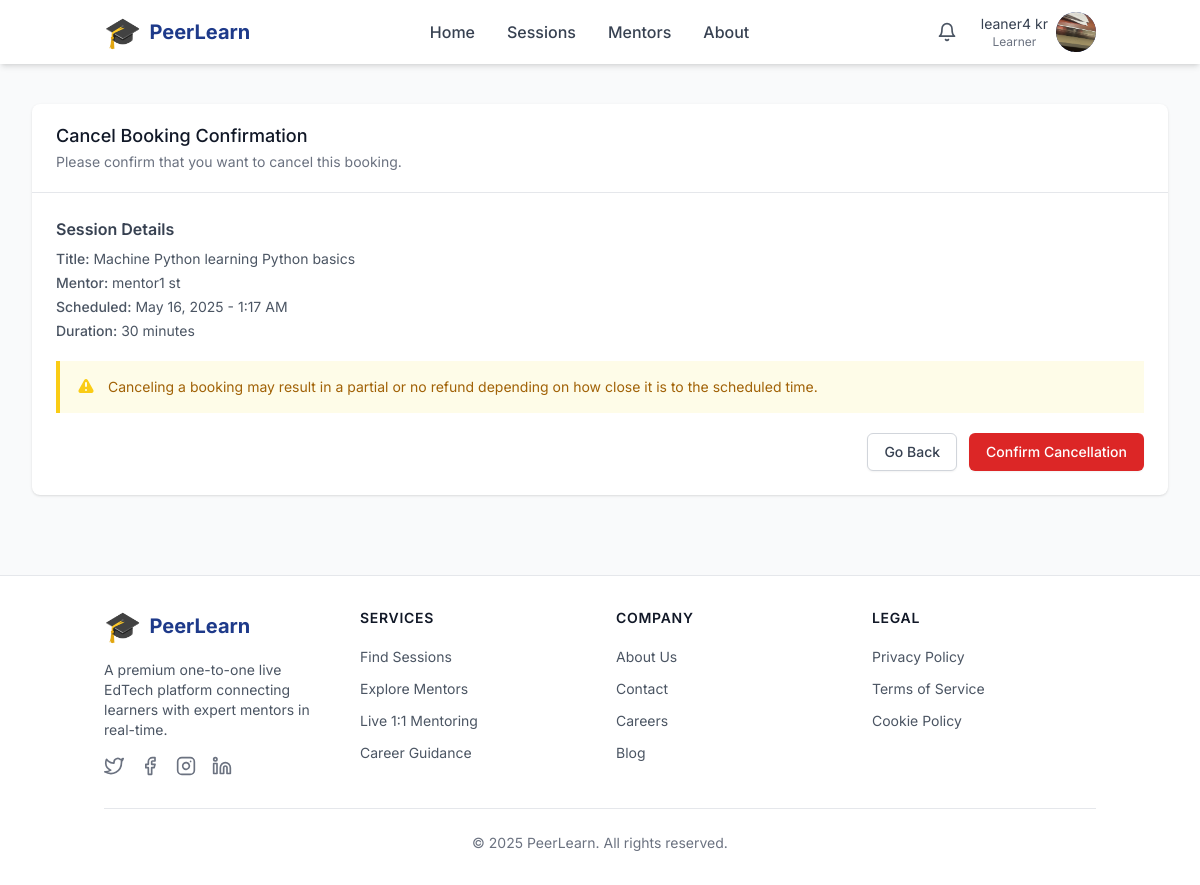
The page /sessions/booking/2/cancel/ (signed in) on the database its author committed.
### apps/users/models.py (models this page shows, shortened)
class CustomUser(AbstractUser):
    LEARNER = 'learner'
    MENTOR = 'mentor'
    ADMIN = 'admin'
    ROLE_CHOICES = [
        (LEARNER, _('Learner')),
        (MENTOR, _('Mentor')),
        (ADMIN, _('Admin')),
    ]
    role = models.CharField(
        max_length=10,
        choices=ROLE_CHOICES,
        default=LEARNER,
        help_text=_('Designates the role of this user in the platform.')
    )
    profile_picture = models.ImageField(
        upload_to='profile_pictures/',
        blank=True,
        null=True
    )
    bio = models.TextField(
        blank=True,
        null=True,
        help_text=_('A brief description about the user.')
    )
    interests = models.JSONField(
        blank=True,
        null=True,
        help_text=_('Topics that the learner is interested in.')
    )
    career_goal = models.CharField(
        max_length=255,
        blank=True,
        null=True,
        help_text=_('Career goal of the learner.')
    )
    expertise = models.JSONField(
        blank=True,
        null=True,
        help_text=_('Areas of expertise for the mentor.')
    )
    skills = models.JSONField(
        blank=True,
        null=True,
        help_text=_('Skills that the mentor possesses.')
    )
    intro_video = models.URLField(
        blank=True,
        null=True,
        help_text=_('URL to an introduction video for the mentor.')
    )
    phone_number = models.CharField(
        max_length=15,
        blank=True,
        null=True,
        help_text=_('Contact phone number.')
    )
    date_updated = models.DateTimeField(
        auto_now=True,
        help_text=_('Date and time when the user profile was last updated.')
    )
    class Meta:
        verbose_name = _('User')
        verbose_name_plural = _('Users')
    @property
    def is_learner(self):
        return self.role == self.LEARNER
    def get_dashboard_url(self):
        if self.is_learner:
            return '/users/dashboard/learner/'
        elif self.is_mentor:
            return '/users/dashboard/mentor/'
        elif self.is_admin_user:
            return '/admin/'
        return '/'
    _rating_average = models.FloatField(default=0, db_column='rating_average')
    _rating_count = models.IntegerField(default=0, db_column='rating_count')
    @property
    def rating_average(self):
        """Calculate the average rating for this user."""
        if not self.is_mentor:
            return 0
        if hasattr(self, 'avg_rating') and self.avg_rating is not None:
            return self.avg_rating
        if self._rating_average > 0:
            return self._rating_average
        ratings = self.ratings_received.all()
        if not ratings.exists():
            return 0
        total_rating = sum(r.rating for r in ratings)
        avg_rating = int(total_rating / ratings.count())
        self._rating_average = avg_rating
        self.save(update_fields=['_rating_average'])
        return avg_rating
    @rating_average.setter
    def rating_average(self, value):
        """Setter for rating_average."""
        self._rating_average = value
    @property
    def rating_count(self):
        """Get the number of ratings for this user."""
        if not self.is_mentor:
            return 0
        if hasattr(self, 'rating_count_annotated') and self.rating_count_annotated is not None:
            return self.rating_count_annotated
        if self._rating_count > 0:
            return self._rating_count
        count = self.ratings_received.count()
        self._rating_count = count
        self.save(update_fields=['_rating_count'])
        return count
    @rating_count.setter
    def rating_count(self, value):
        """Setter for rating_count."""
        self._rating_count = value

### apps/learning_sessions/models.py (models this page shows, shortened)
class Booking(models.Model):
    PENDING = 'pending'
    CONFIRMED = 'confirmed'
    CANCELLED = 'cancelled'
    COMPLETED = 'completed'
    STATUS_CHOICES = [
        (PENDING, _('Pending')),
        (CONFIRMED, _('Confirmed')),
        (CANCELLED, _('Cancelled')),
        (COMPLETED, _('Completed')),
    ]
    session = models.ForeignKey(
        Session,
        on_delete=models.CASCADE,
        related_name='bookings',
        help_text=_('The session that was booked.')
    )
    learner = models.ForeignKey(
        CustomUser,
        on_delete=models.CASCADE,
        related_name='bookings',
        limit_choices_to={'role': CustomUser.LEARNER},
        help_text=_('The learner who booked the session.')
    )
    status = models.CharField(
        max_length=10,
        choices=STATUS_CHOICES,
        default=PENDING,
        help_text=_('Current status of the booking.')
    )
    created_at = models.DateTimeField(
        auto_now_add=True,
        help_text=_('Date and time when the booking was created.')
    )
    updated_at = models.DateTimeField(
        auto_now=True,
        help_text=_('Date and time when the booking was last updated.')
    )
    cancellation_reason = models.TextField(
        blank=True,
        null=True,
        help_text=_('Reason for cancellation if the booking was cancelled.')
    )
    feedback_submitted = models.BooleanField(
        default=False,
        help_text=_('Whether the learner has submitted feedback for this booking.')
    )
    class Meta:
        verbose_name = _('Booking')
        verbose_name_plural = _('Bookings')
        ordering = ['-created_at']
        unique_together = ('session', 'learner')

class Session(models.Model):
    SCHEDULED = 'scheduled'
    LIVE = 'live'
    COMPLETED = 'completed'
    CANCELLED = 'cancelled'
    STATUS_CHOICES = [
        (SCHEDULED, _('Scheduled')),
        (LIVE, _('Live')),
        (COMPLETED, _('Completed')),
        (CANCELLED, _('Cancelled')),
    ]
    mentor = models.ForeignKey(
        CustomUser,
        on_delete=models.CASCADE,
        limit_choices_to={'role': CustomUser.MENTOR},
        help_text=_('The mentor hosting this session.')
    )
    title = models.CharField(
        max_length=255,
        help_text=_('Title of the session.')
    )
    description = models.TextField(
        help_text=_('Description of what will be covered in the session.')
    )
    topics = models.JSONField(
        default=list,
        help_text=_('List of topics that will be covered in this session.')
    )
    schedule = models.DateTimeField(
        help_text=_('Date and time when the session is scheduled.')
    )
    duration = models.PositiveIntegerField(
        default=60,
        help_text=_('Duration of the session in minutes.')
    )
    price = models.DecimalField(
        max_digits=10,
        decimal_places=2,
        default=0,
        help_text=_('Price of the session (0 for free sessions).')
    )
    room_code = models.UUIDField(
        default=uuid.uuid4,
        editable=False,
        unique=True,
        help_text=_('Unique code for the session room.')
    )
    status = models.CharField(
        max_length=10,
        choices=STATUS_CHOICES,
        default=SCHEDULED,
        help_text=_('Current status of the session.')
    )
    max_participants = models.PositiveIntegerField(
        default=1,
        help_text=_('Maximum number of participants allowed (1 for one-to-one).')
    )
    created_at = models.DateTimeField(
        auto_now_add=True,
        help_text=_('Date and time when the session was created.')
    )
    updated_at = models.DateTimeField(
        auto_now=True,
        help_text=_('Date and time when the session was last updated.')
    )
    class Meta:
        verbose_name = _('Session')
        verbose_name_plural = _('Sessions')
        ordering = ['-schedule']

### apps/learning_sessions/views.py (the view, shortened to what this page needs)
# urls.py: path('booking/<int:booking_id>/cancel/', views.cancel_booking, name='cancel_booking'),
@login_required
def cancel_booking(request, booking_id):
    booking = get_object_or_404(
        Booking,
        id=booking_id,
        learner=request.user
    )
    return render(request, 'sessions/cancel_booking.html', {
        'booking': booking
    })

### templates/sessions/cancel_booking.html (shortened to what this page needs)
{% extends 'base.html' %}
{% load static %}
{% block content %}
<div class="max-w-7xl mx-auto px-4 sm:px-6 lg:px-8 py-10">
    <div class="bg-white shadow overflow-hidden sm:rounded-lg">
        <div class="px-4 py-5 sm:px-6 border-b border-gray-200">
            <h3 class="text-lg leading-6 font-medium text-gray-900">
                Cancel Booking Confirmation
            </h3>
            <p class="mt-1 max-w-2xl text-sm text-gray-500">
                Please confirm that you want to cancel this booking.
            </p>
        </div>
        <div class="px-4 py-5 sm:p-6">
            <div class="mb-5">
                <h4 class="text-md font-semibold text-gray-700">Session Details</h4>
                <p class="mt-2 text-sm text-gray-600"><span class="font-medium">Title:</span> {{ booking.session.title }}</p>
                <p class="mt-1 text-sm text-gray-600"><span class="font-medium">Mentor:</span> {{ booking.session.mentor.get_full_name }}</p>
                <p class="mt-1 text-sm text-gray-600"><span class="font-medium">Scheduled:</span> {{ booking.session.schedule|date:"F d, Y - g:i A" }}</p>
                <p class="mt-1 text-sm text-gray-600"><span class="font-medium">Duration:</span> {{ booking.session.duration }} minutes</p>
            </div>
            <div class="bg-yellow-50 border-l-4 border-yellow-400 p-4 mb-5">
                <div class="flex">
                    <div class="flex-shrink-0">
                    </div>
                    <div class="ml-3">
                        <p class="text-sm text-yellow-700">
                            Canceling a booking may result in a partial or no refund depending on how close it is to the scheduled time.
                        </p>
                    </div>
                </div>
            </div>
            <form method="post">
                <div class="flex justify-end space-x-3">
                    <a href="{% url 'users:learner_dashboard' %}" class="py-2 px-4 border border-gray-300 rounded-md shadow-sm text-sm font-medium text-gray-700 bg-white hover:bg-gray-50 focus:outline-none focus:ring-2 focus:ring-offset-2 focus:ring-indigo-500">
                        Go Back
                    </a>
                    <button type="submit" class="inline-flex justify-center py-2 px-4 border border-transparent shadow-sm text-sm font-medium rounded-md text-white bg-red-600 hover:bg-red-700 focus:outline-none focus:ring-2 focus:ring-offset-2 focus:ring-red-500">
                        Confirm Cancellation
                    </button>
                </div>
            </form>
        </div>
    </div>
</div>
{% endblock %}

### templates/includes/header.html (shortened to what this page needs)
<header class="bg-white shadow-md sticky top-0 z-30" x-data="{ mobileMenuOpen: false, profileMenuOpen: false, notificationsOpen: false }">
    <div class="container mx-auto px-4 py-3">
        <div class="flex items-center justify-between">
            <div class="flex-shrink-0">
                <a href="{% url 'home' %}" class="flex items-center space-x-2">
                    <span class="text-3xl">🎓</span>
                    <span class="text-xl font-bold text-primary-600 hidden sm:inline-block">PeerLearn</span>
                </a>
            </div>
            <nav class="hidden md:flex items-center space-x-8">
                <a href="{% url 'home' %}" class="text-gray-700 hover:text-primary-600 font-medium transition-colors">Home</a>
                <a href="{% url 'sessions:list' %}" class="text-gray-700 hover:text-primary-600 font-medium transition-colors">Sessions</a>
                <a href="{% url 'users:mentor_list' %}" class="text-gray-700 hover:text-primary-600 font-medium transition-colors">Mentors</a>
                <a href="#" class="text-gray-700 hover:text-primary-600 font-medium transition-colors">About</a>
            </nav>
            <div class="flex items-center space-x-4">
                {% if user.is_authenticated %}
                    <div class="relative" x-data="{ notificationCount: 0 }" x-init="initNotifications()">
                        <button
                            @click="notificationsOpen = !notificationsOpen"
                            class="p-2 text-gray-600 hover:text-primary-600 hover:bg-gray-100 rounded-full relative focus:outline-none"
                            aria-label="View notifications"
                        >
                            <i data-feather="bell" class="w-5 h-5"></i>
                        </button>
                    </div>
                    <div class="relative">
                        <button
                            @click="profileMenuOpen = !profileMenuOpen"
                            class="flex items-center space-x-2 focus:outline-none"
                            aria-label="Open user menu"
                        >
                            <span class="hidden sm:block">
                                <div class="text-sm text-gray-700">{{ user.get_full_name|default:user.username }}</div>
                                <div class="text-xs text-gray-500">{{ user.get_role_display }}</div>
                            </span>
                            <div class="h-10 w-10 rounded-full bg-primary-600 text-white flex items-center justify-center overflow-hidden">
                                {% if user.profile_picture %}
                                    <img src="{{ user.profile_picture.url }}" alt="Profile" class="h-full w-full object-cover">
                                {% else %}
                                    {{ user.username|first|upper }}
                                {% endif %}
                            </div>
                        </button>
                    </div>
                {% else %}
                    <a href="{% url 'users:login' %}" class="text-primary-600 hover:text-primary-800 font-medium">Login</a>
                    <a href="{% url 'users:auth_selector' %}" class="bg-primary-600 text-white hover:bg-primary-700 px-4 py-2 rounded-lg font-medium transition-colors">
                        Sign Up
                    </a>
                {% endif %}
            </div>
        </div>
    </div>
</header>

### templates/base.html (style rules this page uses)
html { scroll-behavior: smooth; }
body { font-family: 'Inter', sans-serif; }

### rows shown on the page
CustomUser: get_full_name "leaner4 kr", role "Learner", profile_picture (picture)
Booking: session "Machine Python learning Python basics", session.mentor.get_full_name "mentor1 st", session.schedule "May 16, 2025 - 1:17 AM", session.duration "30"
